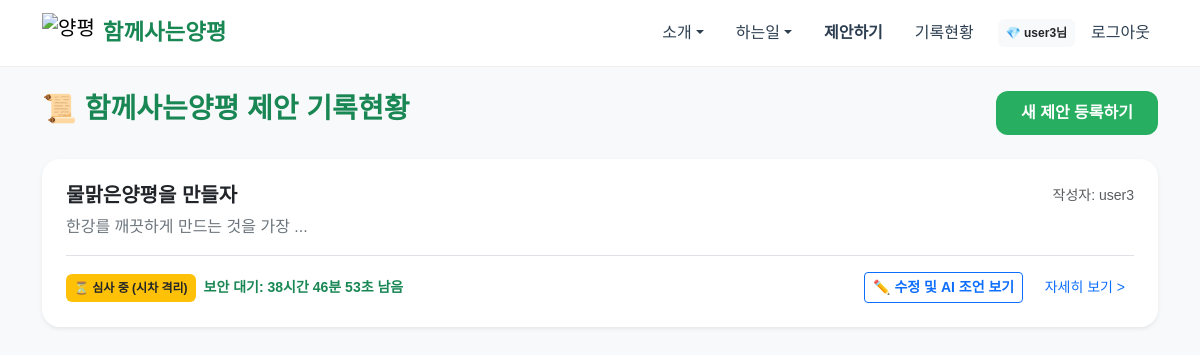
Page /all-proposals (signed in) on the committed database.
### models.py (models this page shows)
class Post(db.Model):
    id = db.Column(db.Integer, primary_key=True)
    user_id = db.Column(db.Integer, db.ForeignKey('user.id'))
    author_name = db.Column(db.String(50))
    title = db.Column(db.String(200), nullable=False)
    content = db.Column(db.Text, nullable=False)
    category = db.Column(db.String(50), default='일반제안')     # 일반제안, 양평소식, 마을제보
    status = db.Column(db.String(20), default='제안')           # 제안, 하고싶은, 하고있는, 했던거, 하는일
    ai_score = db.Column(db.Integer, default=0)
    ai_summary = db.Column(db.Text)
    ai_reason = db.Column(db.Text)
    ai_debate_log = db.Column(db.Text, default="[]")
    ai_improvement_tip = db.Column(db.Text)
    admin_score = db.Column(db.Integer, default=0)
    leader_score = db.Column(db.Integer, default=0)
    member_score = db.Column(db.Integer, default=0)
    total_score = db.Column(db.Integer, default=0)
    file_path = db.Column(db.String(300))                       # 주민 업로드/그림 저장 경로
    is_forced_approved = db.Column(db.Boolean, default=False)   # 지킴이 즉시 승인 여부
    created_at = db.Column(db.DateTime, default=datetime.now)
    updated_at = db.Column(db.DateTime, default=datetime.now)   # 수정일 (48시간 대기 리셋용)
    deadline = db.Column(db.DateTime)                           # 낙제 시 30일 수정 기한

### routes.py (the view)
    @app.route('/all-proposals')
    def all_proposals():
        now = datetime.now()
        user_id = session.get('user_id')
        all_posts = Post.query.order_by(Post.created_at.desc()).all()
        posts = []
        for p in all_posts:
            if p.total_score <= -50:
                if p.user_id == user_id: posts.append(p)
                continue
            if p.is_forced_approved:
                posts.append(p)
                continue
            if p.created_at and p.created_at <= now - timedelta(hours=48):
                posts.append(p)
                continue
            if p.user_id == user_id:
                posts.append(p)
                continue
        return render_template('all_proposals.html', posts=posts, now=now, timedelta=timedelta)

### templates/all_proposals.html (shortened to what this page needs)
{% extends 'layout.html' %}
{% block content %}
<div class="d-flex justify-content-between align-items-center mb-4">
    <h3 class="fw-bold text-success">📜 함께사는양평 제안 기록현황</h3>
    <a href="/main" class="btn btn-success fw-bold">새 제안 등록하기</a>
</div>
<div class="list-group">
    {% for p in posts %}
    <div class="list-group-item mb-3 p-4 shadow-sm border-0 bg-white" style="border-radius:18px;">
        <div class="d-flex w-100 justify-content-between align-items-center mb-2">
            <h5 class="fw-bold text-dark m-0">{{ p.title }}</h5>
            <small class="text-muted">작성자: {{ p.author_name }}</small>
        </div>
        <p class="text-secondary mb-3">{{ p.content[:150] }}...</p>
        <div class="d-flex justify-content-between align-items-center pt-3 border-top">
            <div class="d-flex align-items-center">
                {% if p.total_score <= -50 %}
                    <span class="badge bg-danger p-2">🚨 보완 필요(격리됨)</span>
                {% elif p.is_forced_approved or p.created_at <= now - timedelta(hours=48) %}
                    <span class="badge bg-success-subtle text-success p-2">🟢 자치 검토 완료 (공개)</span>
                {% else %}
                    <span class="badge bg-warning text-dark p-2 me-2">⏳ 심사 중 (시차 격리)</span>
                    <span class="countdown-timer fw-bold text-success small" data-updated="{{ p.updated_at.isoformat() }}">
                    </span>
                {% endif %}
            </div>
            <div>
                {% if session.get('user_id') == p.user_id and not p.is_forced_approved and p.created_at > now - timedelta(hours=48) %}
                    <a href="/post/edit/{{ p.id }}" class="btn btn-sm btn-outline-primary fw-bold me-2">✏️ 수정 및 AI 조언 보기</a>
                {% endif %}
                <a href="/post/{{ p.id }}" class="btn btn-sm btn-link text-decoration-none">자세히 보기 ></a>
            </div>
        </div>
    </div>
    {% else %}
    <p class="text-center p-5 text-muted card border-0">현재 표시할 제안이 없습니다. 첫 제안을 남겨보세요!</p>
    {% endfor %}
</div>
{% endblock %}

### templates/layout.html (shortened to what this page needs)
<!DOCTYPE html>
<html lang="ko">
<head>
    <link href="https://cdn.jsdelivr.net/npm/bootstrap@5.3.0/dist/css/bootstrap.min.css" rel="stylesheet">
    <link rel="stylesheet" href="https://cdn.jsdelivr.net/gh/orioncactus/pretendard/dist/web/static/pretendard.css">
</head>
<body>
    <nav class="navbar navbar-expand-lg sticky-top mb-4">
        <div class="container">
            <a class="navbar-brand d-flex align-items-center" href="/intro">
                <img src="/static/images/logo.png" alt="양평" height="40" class="me-2">
                <span class="fw-bold text-success" style="font-size: 1.4rem;">함께사는양평</span>
            </a>
            <div class="collapse navbar-collapse" id="navbarNav">
                <ul class="navbar-nav ms-auto align-items-center">
                    <li class="nav-item dropdown me-3">
                        <a class="nav-link dropdown-toggle" href="#" data-bs-toggle="dropdown">소개</a>
                    </li>
                    <li class="nav-item dropdown me-3">
                        <a class="nav-link dropdown-toggle" href="#" data-bs-toggle="dropdown">하는일</a>
                    </li>
                    <li class="nav-item me-3">
                        {% if session.get('username') %}
                            <a class="nav-link fw-bold text-success" href="/main">제안하기</a>
                        {% else %}
                            <a class="nav-link fw-bold text-success" href="#" onclick="showLoginRequiredModal(event)">제안하기</a>
                        {% endif %}
                    </li>
                    <li class="nav-item me-3"><a class="nav-link" href="/all-proposals">기록현황</a></li>
                    {% if session.get('username') %}
                        <li class="nav-item"><span class="badge bg-light text-dark p-2 me-2">💎 {{ session.get('username') }}님</span></li>
                        <li class="nav-item"><a class="nav-link text-danger" href="/logout">로그아웃</a></li>
                    {% else %}
                        <li class="nav-item"><a class="btn btn-success text-white" href="/login">시작하기</a></li>
                    {% endif %}
                </ul>
            </div>
        </div>
    </nav>
    <div class="container pb-5">
        {% block content %}{% endblock %}
    </div>
</body>
</html>

### templates/layout.html (style rules this page uses)
:root { --yp-green: #27ae60; --yp-dark: #2c3e50; --yp-light: #f8f9fa; }
body { font-family: 'Pretendard', sans-serif; background-color: var(--yp-light); color: var(--yp-dark); }
.navbar { background: rgba(255, 255, 255, 0.95) !important; backdrop-filter: blur(10px); border-bottom: 1px solid #eee; }
.btn-success { background-color: var(--yp-green); border: none; border-radius: 12px; padding: 10px 25px; transition: 0.3s; }
.nav-link { color: var(--yp-dark) !important; font-weight: 500; }

### rows in the picture
Post: get "user3", title "물맑은양평을 만들자", author_name "user3", content "한강를 깨끗하게 만드는 것을 가장"
